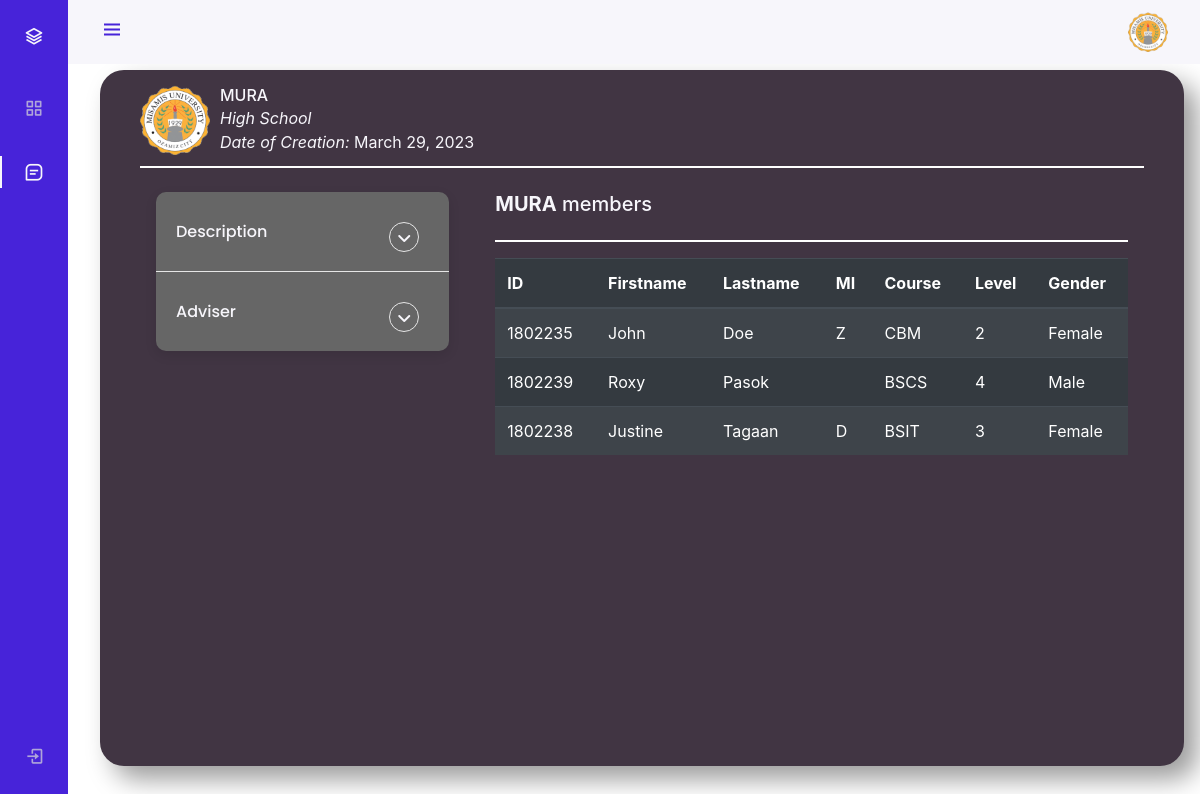
Screenshot of /view.php?id=21 with the database file from the repository.
### tables this page shows
CREATE TABLE `organization` (
  `org_id` int(11) NOT NULL,
  `filename` varchar(100) NOT NULL,
  `org_name` varchar(255) NOT NULL,
  `org_desc` varchar(255) NOT NULL,
  `org_dept` enum('Agriculture and Forestry','Arts and Sciences','Business and Management','Computer Studies','Criminology','Dentistry','Education','Engineering and Technology','Law','Maritime Education','Medical Technology','Nursing, Midwifery & Radiologic Technology','High School','Grade School') NOT NULL,
  `org_adviser` varchar(255) NOT NULL,
  `creation_date` date DEFAULT NULL
);

CREATE TABLE `orgs_mem` (
  `stud_org_id` int(11) NOT NULL,
  `org_id` int(11) NOT NULL,
  `student_id` int(11) NOT NULL,
  `position` varchar(255) NOT NULL,
  `join_date` timestamp NOT NULL DEFAULT current_timestamp() ON UPDATE current_timestamp()
);

CREATE TABLE `student_information` (
  `student_id` int(11) NOT NULL,
  `firstname` varchar(255) NOT NULL,
  `lastname` varchar(255) NOT NULL,
  `mi` char(2) NOT NULL,
  `course` varchar(255) NOT NULL,
  `level` enum('1','2','3','4') NOT NULL,
  `gender` enum('Male','Female','Undefined') NOT NULL,
  `contact_num` bigint(13) NOT NULL
);

### view.php (the view, shortened to what this page needs)
<?php
include "config.php";
?>
<!DOCTYPE html>
<html lang="en">
<head>
    <link rel="stylesheet" href="https://cdn.jsdelivr.net/npm/boxicons@latest/css/boxicons.min.css">
    <link rel="stylesheet" href="https://cdnjs.cloudflare.com/ajax/libs/font-awesome/6.2.1/css/all.min.css" />
    <link rel="stylesheet" href="./css/style.css">
    <link rel="stylesheet" href="https://cdn.jsdelivr.net/npm/bootstrap@4.6.2/dist/css/bootstrap.min.css">
</head>
<body id="body-pd" onload="">
    <header class="header" id="header">
        <div class="header_toggle"> <i class='bx bx-menu' id="header-toggle"></i> </div>
        <div class="header_img"> <img src="./img/MU_LOGO.png" alt="logo of misamis university"> </div>
    </header>
    <div class="l-navbar" id="nav-bar">
        <nav class="nav">
            <div> <a href="#" class="nav_logo"> <i class='bx bx-layer nav_logo-icon'></i> <span class="nav_logo-name">MU Murso</span> </a>
                <div class="nav_list">
                    <a href="index.php" class="nav_link"> <i class='bx bx-grid-alt nav_icon'></i> <span class="nav_name">Organizations</span> </a>
                    <a href="" class="nav_link active"> <i class='bx bx-message-square-detail nav_icon'></i> <span class="nav_name">View Organizations</span> </a>
                </div>
            </div>
            <?php if (isset($_SESSION['user'])) : ?>
                <form action="" method="get">
                    <a href="?logout" class="nav_link"> <i class='bx bx-log-out nav_icon'></i> <span class="nav_name">SignOut</span> </a>
                </form>
            <?php else : ?>
                <a href="login.php" class="nav_link"> <i class='bx bx-log-in nav_icon'></i> <span class="nav_name">Login</span> </a>
            <?php endif; ?>
        </nav>
    </div>
    <div class="content" style="margin-top: 70px;">
        <?php
        if (isset($_GET['id'])) :
            $org_id = $_GET['id'];
            $getOrg = "SELECT * FROM organization WHERE org_id = $org_id";
            $getOrgRes = $mysql->query($getOrg);
            $row = $getOrgRes->fetch_assoc();
        ?>
            <section class="main-section">
                <div class="top-section">
                    <div class="top-section-nav ">
                        <div class="top-img ">
                            <img src="./img/MU_LOGO.png" alt="logo of the organization" height="70px" width="70px">
                        </div>
                        <div class="top-message ">
                            <h6><?= $row['org_name'] ?></h6>
                            <p style="font-style:italic"><?= $row['org_dept'] ?></p>
                            <p><i>Date of Creation:</i> <?= date('F j, Y', strtotime($row['creation_date'])) ?></p>
                        </div>
                    </div>
                </div>
                <hr style="border: 1px solid white">
                <div class="container px-2">
                    <div class="row gx-3">
                        <div class="col-md-4">
                            <div class="p-2 ">
                                <div class="faq-container">
                                    <div class="faq">
                                        <h6 class="faq-title">Description</h6>
                                        <button class="faq-toggle">
                                            <i class="fas fa-angle-down"></i>
                                        </button>
                                    </div>
                                    <div class="faq">
                                        <h6 class="faq-title">Adviser</h6>
                                        <button class="faq-toggle">
                                            <i class="fas fa-angle-down"></i>
                                        </button>
                                    </div>
                                </div>
                            </div>
                        </div>
                        <div class="col-md-8">
                            <div class="p-2">
                                <div class="table-up">
                                    <h5><span style="font-weight: bold"><?= $row['org_name'] ?></span> members</h5>
                                </div>
                                <hr style="border: 1px solid white">
                                <?php
                                $members = "SELECT a.*,b.* FROM orgs_mem a INNER JOIN student_information b ON a.student_id = b.student_id
                                                    WHERE a.org_id = $org_id";
                                $membersRes = $mysql->query($members);
                                ?>
                                <div class="table-responsive">
                                    <table class="table table-dark table-striped content-show">
                                        <thead>
                                            <tr>
                                                <th>ID</th>
                                                <th>Firstname</th>
                                                <th>Lastname</th>
                                                <th>MI</th>
                                                <th>Course</th>
                                                <th>Level</th>
                                                <th>Gender</th>
                                            </tr>
                                        </thead>
                                        <tbody>
                                            <?php
                                            if (mysqli_num_rows($membersRes) > 0) :
                                                while ($memRow = $membersRes->fetch_assoc()) :
                                            ?>
                                                    <tr>
                                                        <td><?= $memRow['student_id'] ?></td>
                                                        <td><?= $memRow['firstname'] ?></td>
                                                        <td><?= $memRow['lastname'] ?></td>
                                                        <td><?= $memRow['mi'] ?></td>
                                                        <td><?= $memRow['course'] ?></td>
                                                        <td><?= $memRow['level'] ?></td>
                                                        <td><?= $memRow['gender'] ?></td>
                                                    </tr>
                                                <?php
                                                endwhile;
                                            else :
                                                ?>
                                                <tr>
                                                    <td colspan="8" style="text-align: center;">No Members Yet!</td>
                                                </tr>
                                            <?php endif ?>
                                        </tbody>
                                    </table>
                                </div>
                            </div>
                        </div>
                    </div>
                </div>
            </section>
        <?php endif ?>
    </div>
</body>
</html>

### css/style.css (style rules this page uses)
:root { --header-height: 3rem; --nav-width: 68px; --first-color: #4723d9; --first-color-light: #afa5d9; --white-color: #f7f6fb; --body-font: "Nunito", sans-serif; --normal-font-size: 1rem; --z-fixed: 100; }
body { position: relative; margin: var(--header-height) 0 0 0; padding: 0 1rem; font-family: var(--body-font); font-size: var(--normal-font-size); transition: 0.5s; }
a { text-decoration: none; }
.header { width: 100%; height: var(--header-height); position: fixed; top: 0; left: 0; display: flex; align-items: center; justify-content: space-between; padding: 0 1rem; background-color: var(--white-color); z-index: var(--z-fixed); transition: 0.5s; }
.header_toggle { color: var(--first-color); font-size: 1.5rem; cursor: pointer; }
.header_img { width: 35px; height: 35px; display: flex; justify-content: center; border-radius: 50%; overflow: hidden; }
.header_img img { width: 40px; }
.l-navbar { position: fixed; top: 0; left: -30%; width: var(--nav-width); height: 100vh; background-color: var(--first-color); padding: 0.5rem 1rem 0 0; transition: 0.5s; z-index: var(--z-fixed); }
.nav { height: 100%; display: flex; flex-direction: column; justify-content: space-between; overflow: hidden; }
.nav_logo, .nav_link { display: grid; grid-template-columns: max-content max-content; align-items: center; column-gap: 1rem; padding: 0.5rem 0 0.5rem 1.5rem; }
.nav_logo { margin-bottom: 2rem; }
.nav_logo-icon { font-size: 1.25rem; color: var(--white-color); }
.nav_link { position: relative; color: var(--first-color-light); margin-bottom: 1.5rem; transition: 0.3s; }
.nav_icon { font-size: 1.25rem; }
.active { color: var(--white-color); }
.active::before { content: ""; position: absolute; left: 0; width: 2px; height: 32px; background-color: var(--white-color); }
.content { position: relative; height: 87vh; background-color: #413543; border-radius: 24px; box-shadow: 13px 13px 26px #9b9b9b, -13px -13px 26px #ffffff; overflow: auto; }
.main-section { color: #f7f6fb; padding: 20px; margin: 0 20px; }
.top-section-nav { display: flex; justify-content: center; flex-direction: column; }
@media screen and (min-width: 768px) { body { margin: calc(var(--header-height) + 1rem) 0 0 0; padding-left: calc(var(--nav-width) + 2rem); } }
@media screen and (min-width: 768px) { .header { height: calc(var(--header-height) + 1rem); padding: 0 2rem 0 calc(var(--nav-width) + 2rem); } }
@media screen and (min-width: 768px) { .header_img { width: 40px; height: 40px; } }
@media screen and (min-width: 768px) { .header_img img { width: 45px; } }
@media screen and (min-width: 768px) { .l-navbar { left: 0; padding: 1rem 1rem 0 0; } }

### view.php (style rules this page uses)
.faq-container { font-family: "Poppins", sans-serif; max-width: 600px; margin: 0 auto; border-radius: 10px; background-color: #666; overflow: hidden; box-shadow: rgba(0, 0, 0, 0.1) 0px 4px 12px; }
.faq { box-sizing: border-box; background: transparent; padding: 30px 20px; position: relative; overflow: hidden; }
.faq:not(:first-child) { border-top: 1px solid #e6e6e6; }
.faq-title { margin: 0 35px 0 0; }
.faq-toggle { background-color: transparent; border: 1px solid #e6e6e6; color: inherit; border-radius: 50%; cursor: pointer; display: flex; align-items: center; justify-content: center; font-size: 16px; padding-top: 3px; position: absolute; top: 30px; right: 30px; height: 30px; width: 30px; transition: 0.3s ease; }
.top-section { height: 60px; width: 100%; display: flex; justify-content: space-between; }
.top-section-nav { display: flex; position: relative; z-index: 1; }
.top-section-nav h6 { margin: 0; }
.top-img { position: absolute; }
.top-message { display: flex; flex-direction: column; justify-content: center; align-items: flex-start; margin-left: 80px; }
.top-message h6, p { margin: 0; }
.table-up { display: flex; justify-content: space-between; margin: 0; }

### rows the page displays
organization: org_name "MURA", org_dept "High School", creation_date "March 29, 2023"
orgs_mem: student.student_id "1802235", student.firstname "John", student.lastname "Doe", student.mi "Z", student.course "CBM", student.level "2", student.gender "Female"
orgs_mem: student.student_id "1802239", student.firstname "Roxy", student.lastname "Pasok", student.course "BSCS", student.level "4", student.gender "Male"
orgs_mem: student.student_id "1802238", student.firstname "Justine", student.lastname "Tagaan", student.mi "D", student.course "BSIT", student.level "3", student.gender "Female"
